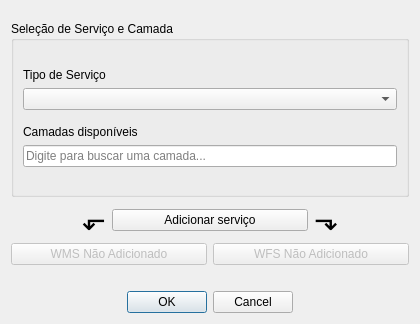
<?xml version="1.0" encoding="UTF-8"?>
<ui version="4.0">
 <class>Dialog</class>
 <widget class="QDialog" name="Dialog">
  <property name="geometry">
   <rect>
    <x>0</x>
    <y>0</y>
    <width>420</width>
    <height>324</height>
   </rect>
  </property>
  <property name="windowTitle">
   <string>GeoServer | Geohab</string>
  </property>
  <layout class="QGridLayout" name="gridLayout">
   <item row="2" column="1" colspan="2">
    <widget class="QPushButton" name="btn_addservice">
     <property name="text">
      <string>Adicionar serviço</string>
     </property>
    </widget>
   </item>
   <item row="1" column="0" colspan="4">
    <widget class="QGroupBox" name="groupBox">
     <property name="title">
      <string>Seleção de Serviço e Camada</string>
     </property>
     <layout class="QVBoxLayout" name="verticalLayout">
      <item>
       <layout class="QGridLayout" name="gridLayout_2">
        <property name="sizeConstraint">
         <enum>QLayout::SetFixedSize</enum>
        </property>
        <property name="verticalSpacing">
         <number>6</number>
        </property>
        <item row="1" column="0">
         <widget class="QComboBox" name="comboBox_service_type">
          <property name="sizePolicy">
           <sizepolicy hsizetype="Preferred" vsizetype="Fixed">
            <horstretch>0</horstretch>
            <verstretch>0</verstretch>
           </sizepolicy>
          </property>
          <property name="placeholderText">
           <string>Selecione o Serviço OGC</string>
          </property>
         </widget>
        </item>
        <item row="3" column="0">
         <widget class="QLabel" name="label_2">
          <property name="sizePolicy">
           <sizepolicy hsizetype="Preferred" vsizetype="Fixed">
            <horstretch>0</horstretch>
            <verstretch>0</verstretch>
           </sizepolicy>
          </property>
          <property name="text">
           <string>Camadas disponíveis</string>
          </property>
         </widget>
        </item>
        <item row="2" column="0">
         <spacer name="verticalSpacer_3">
          <property name="orientation">
           <enum>Qt::Vertical</enum>
          </property>
          <property name="sizeType">
           <enum>QSizePolicy::Fixed</enum>
          </property>
          <property name="sizeHint" stdset="0">
           <size>
            <width>20</width>
            <height>9</height>
           </size>
          </property>
         </spacer>
        </item>
        <item row="0" column="0">
         <widget class="QLabel" name="label">
          <property name="sizePolicy">
           <sizepolicy hsizetype="Preferred" vsizetype="Fixed">
            <horstretch>0</horstretch>
            <verstretch>0</verstretch>
           </sizepolicy>
          </property>
          <property name="text">
           <string>Tipo de Serviço</string>
          </property>
         </widget>
        </item>
        <item row="4" column="0">
         <widget class="QLineEdit" name="lineEdit_layer_search">
          <property name="placeholderText">
           <string>Digite para buscar uma camada...</string>
          </property>
         </widget>
        </item>
       </layout>
      </item>
     </layout>
    </widget>
   </item>
   <item row="5" column="0">
    <spacer name="verticalSpacer">
     <property name="orientation">
      <enum>Qt::Vertical</enum>
     </property>
     <property name="sizeType">
      <enum>QSizePolicy::Fixed</enum>
     </property>
     <property name="sizeHint" stdset="0">
      <size>
       <width>20</width>
       <height>20</height>
      </size>
     </property>
    </spacer>
   </item>
   <item row="0" column="0">
    <spacer name="verticalSpacer_2">
     <property name="orientation">
      <enum>Qt::Vertical</enum>
     </property>
     <property name="sizeType">
      <enum>QSizePolicy::Fixed</enum>
     </property>
     <property name="sizeHint" stdset="0">
      <size>
       <width>20</width>
       <height>10</height>
      </size>
     </property>
    </spacer>
   </item>
   <item row="3" column="0" colspan="2">
    <widget class="QPushButton" name="btn_wms">
     <property name="enabled">
      <bool>false</bool>
     </property>
     <property name="sizePolicy">
      <sizepolicy hsizetype="Minimum" vsizetype="Fixed">
       <horstretch>0</horstretch>
       <verstretch>0</verstretch>
      </sizepolicy>
     </property>
     <property name="text">
      <string>WMS Não Adicionado</string>
     </property>
    </widget>
   </item>
   <item row="2" column="0">
    <widget class="QLabel" name="label_4">
     <property name="font">
      <font>
       <pointsize>22</pointsize>
      </font>
     </property>
     <property name="text">
      <string notr="true">⬐</string>
     </property>
     <property name="textFormat">
      <enum>Qt::AutoText</enum>
     </property>
     <property name="alignment">
      <set>Qt::AlignRight|Qt::AlignTrailing|Qt::AlignVCenter</set>
     </property>
     <property name="textInteractionFlags">
      <set>Qt::NoTextInteraction</set>
     </property>
    </widget>
   </item>
   <item row="6" column="0" colspan="4">
    <widget class="QDialogButtonBox" name="buttonBox">
     <property name="orientation">
      <enum>Qt::Horizontal</enum>
     </property>
     <property name="standardButtons">
      <set>QDialogButtonBox::Cancel|QDialogButtonBox::Ok</set>
     </property>
     <property name="centerButtons">
      <bool>true</bool>
     </property>
    </widget>
   </item>
   <item row="3" column="2" colspan="2">
    <widget class="QPushButton" name="btn_wfs">
     <property name="enabled">
      <bool>false</bool>
     </property>
     <property name="text">
      <string>WFS Não Adicionado</string>
     </property>
    </widget>
   </item>
   <item row="2" column="3">
    <widget class="QLabel" name="label_5">
     <property name="font">
      <font>
       <pointsize>22</pointsize>
      </font>
     </property>
     <property name="text">
      <string notr="true">⬎</string>
     </property>
     <property name="textFormat">
      <enum>Qt::AutoText</enum>
     </property>
     <property name="textInteractionFlags">
      <set>Qt::NoTextInteraction</set>
     </property>
    </widget>
   </item>
  </layout>
  <widget class="QLabel" name="label_3">
   <property name="geometry">
    <rect>
     <x>360</x>
     <y>40</y>
     <width>31</width>
     <height>31</height>
    </rect>
   </property>
   <property name="text">
    <string/>
   </property>
   <property name="pixmap">
    <pixmap>img/geoserver_logo.svg</pixmap>
   </property>
  </widget>
 </widget>
 <tabstops>
  <tabstop>btn_addservice</tabstop>
  <tabstop>btn_wms</tabstop>
  <tabstop>btn_wfs</tabstop>
 </tabstops>
 <resources/>
 <connections>
  <connection>
   <sender>buttonBox</sender>
   <signal>accepted()</signal>
   <receiver>Dialog</receiver>
   <slot>accept()</slot>
   <hints>
    <hint type="sourcelabel">
     <x>248</x>
     <y>254</y>
    </hint>
    <hint type="destinationlabel">
     <x>157</x>
     <y>274</y>
    </hint>
   </hints>
  </connection>
  <connection>
   <sender>buttonBox</sender>
   <signal>rejected()</signal>
   <receiver>Dialog</receiver>
   <slot>reject()</slot>
   <hints>
    <hint type="sourcelabel">
     <x>316</x>
     <y>260</y>
    </hint>
    <hint type="destinationlabel">
     <x>286</x>
     <y>274</y>
    </hint>
   </hints>
  </connection>
 </connections>
</ui>
